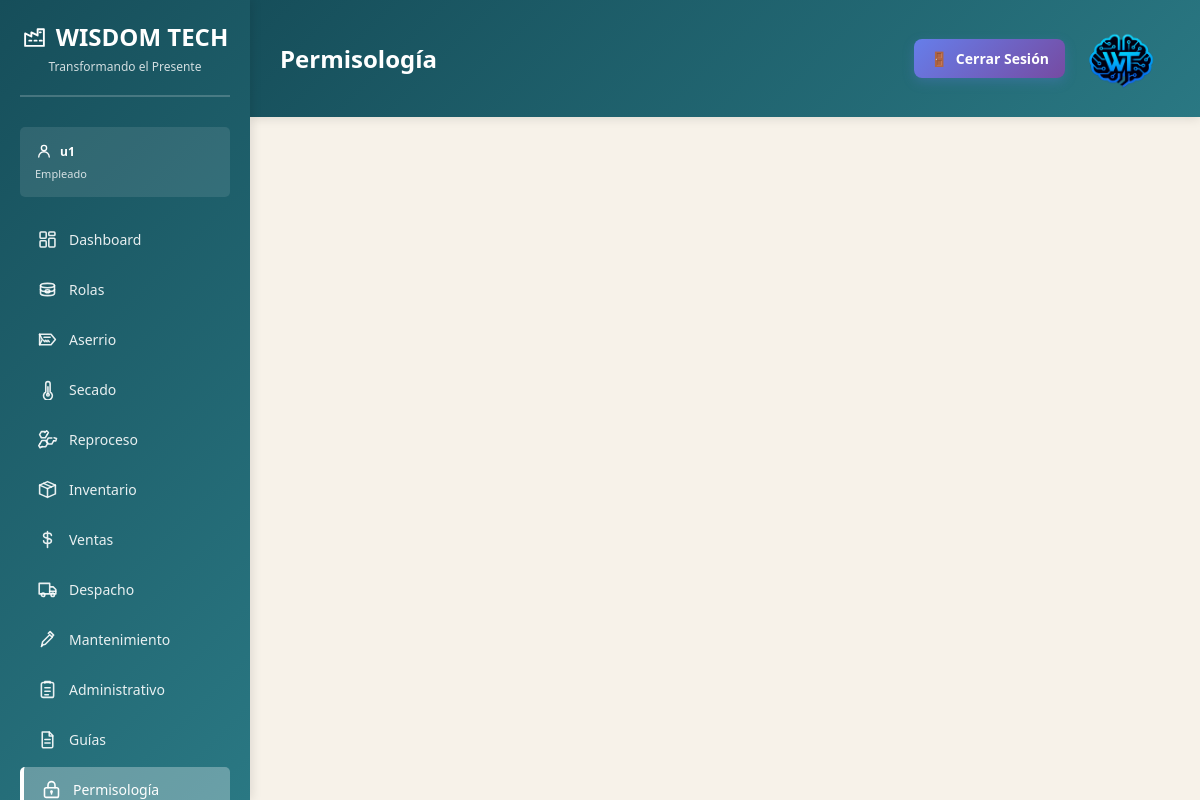
Page /dashboard/permisologia/ (signed in) on the committed database.
### dashboard/models.py (models this page shows, shortened)
class ConfiguracionEmpresa(models.Model):
    PALETAS_FONDO = [
        ('claro', 'Gris claro'),
        ('azulado', 'Azul muy claro'),
        ('calido', 'Arena suave'),
        ('marron', 'Marrón suave'),
        ('salvia', 'Verde salvia'),
        ('petroleo', 'Azul petróleo'),
    ]
    PALETAS_BARRA_LATERAL = [
        ('verde', 'Verde'),
        ('azul', 'Azul'),
        ('vino', 'Vino'),
        ('marron', 'Marrón'),
        ('salvia', 'Verde salvia'),
        ('petroleo', 'Azul petróleo'),
    ]
    PALETAS_MODULOS = [
        ('azul', 'Azul'),
        ('verde', 'Verde'),
        ('grafito', 'Grafito'),
        ('marron', 'Marrón'),
        ('salvia', 'Verde salvia'),
        ('petroleo', 'Azul petróleo'),
    ]
    nombre = models.CharField('nombre de la empresa', max_length=150, default=NombreEmpresa)
    rif = models.CharField('RIF', max_length=30, default=NumeroRif)
    logo_path = models.CharField(
        'ruta del logo',
        max_length=255,
        blank=True,
        default=LogoEmpresa,
        help_text='Ruta relativa a la carpeta static del proyecto, por ejemplo: images/logo.png.',
    )
    slogan = models.CharField('slogan', max_length=255, default=SloganEmpresa)
    color_fondo = models.CharField(
        'fondo del dashboard',
        max_length=20,
        choices=PALETAS_FONDO,
        default='claro',
    )
    color_sidebar = models.CharField(
        'color de la barra lateral',
        max_length=20,
        choices=PALETAS_BARRA_LATERAL,
        default='verde',
    )
    color_modulos = models.CharField(
        'color de las barras de módulos',
        max_length=20,
        choices=PALETAS_MODULOS,
        default='azul',
    )
    class Meta:
        verbose_name = 'configuración de la empresa'
        verbose_name_plural = 'configuración de la empresa'

class PerfilUsuario(models.Model):
    usuario = models.OneToOneField(
        settings.AUTH_USER_MODEL,
        on_delete=models.CASCADE,
        related_name='perfil',
    )
    cargo = models.CharField('cargo', max_length=100)
    class Meta:
        verbose_name = 'perfil de usuario'
        verbose_name_plural = 'perfiles de usuario'

### dashboard/views.py (the view)
# urls.py: path('permisologia/', views.permisologia_view, name='permisologia'),
@login_required(login_url='login')
def permisologia_view(request):
    return render(request, 'modules/permisologia.html', {'module': 'Permisología'})

### templates/modules/permisologia.html (shortened to what this page needs)
{% extends 'base.html' %}
{% block page_title %}{{ module }}{% endblock %}

### templates/base.html (shortened to what this page needs)
<!DOCTYPE html>
<html lang="es">
<head>
    {% load static %}
</head>
<body style="--dashboard-background: {{ tema_colores.fondo }}; --sidebar-start: {{ tema_colores.sidebar_inicio }}; --sidebar-end: {{ tema_colores.sidebar_fin }}; --module-start: {{ tema_colores.modulo_inicio }}; --module-end: {{ tema_colores.modulo_fin }};">
    <div class="sidebar">
        <div class="sidebar-header">
            <h1>
                <span class="sidebar-symbol" aria-hidden="true">
                    <svg viewBox="0 0 24 24">
                        <path d="M3 21V9l6 3V8l6 3V5h6v16z"/>
                        <path d="M7 16h2m3 0h2m3 0h2M17 8h1"/>
                    </svg>
                </span>
                <span>{{ empresa.nombre }}</span>
            </h1>
            <p>{{ empresa.slogan }}</p>
        </div>
        <div class="user-info">
            <strong>
                <span class="sidebar-symbol" aria-hidden="true">
                    <svg viewBox="0 0 24 24">
                        <circle cx="12" cy="8" r="3.5"/>
                        <path d="M5 20a7 7 0 0 1 14 0"/>
                    </svg>
                </span>
                <span>{{ user.get_full_name|default:user.username }}</span>
            </strong>
            <span class="user-role">{{ cargo_usuario }}</span>
        </div>
        <ul class="sidebar-menu">
            <li>
                <a href="{% url 'dashboard' %}" class="{% if request.resolver_match.url_name == 'dashboard' %}active{% endif %}">
                    <span class="icon" aria-hidden="true">
                        <svg viewBox="0 0 24 24">
                            <rect x="3.5" y="3.5" width="7" height="7" rx="1"/>
                            <rect x="13.5" y="3.5" width="7" height="4" rx="1"/>
                            <rect x="13.5" y="10.5" width="7" height="10" rx="1"/>
                            <rect x="3.5" y="13.5" width="7" height="7" rx="1"/>
                        </svg>
                    </span>
                    <span>Dashboard</span>
                </a>
            </li>
            <li>
                <a href="/dashboard/rolas/" class="{% if 'rolas' in request.path %}active{% endif %}">
                    <span class="icon" aria-hidden="true">
                        <svg viewBox="0 0 24 24">
                            <path d="M4 7.5c0-1.4 3.6-2.5 8-2.5s8 1.1 8 2.5v9c0 1.4-3.6 2.5-8 2.5s-8-1.1-8-2.5z"/>
                            <path d="M4 7.5c0 1.4 3.6 2.5 8 2.5s8-1.1 8-2.5M4 12c0 1.4 3.6 2.5 8 2.5s8-1.1 8-2.5"/>
                            <path d="M12 12.2c1.4 0 2.6.8 2.6 1.8s-1.2 1.8-2.6 1.8-2.6-.8-2.6-1.8 1.2-1.8 2.6-1.8z"/>
                        </svg>
                    </span>
                    <span>Rolas</span>
                </a>
            </li>
            <li>
                <a href="{% url 'aserrio' %}" class="{% if request.resolver_match.url_name == 'aserrio' %}active{% endif %}">
                    <span class="icon" aria-hidden="true">
                        <svg viewBox="0 0 24 24">
                            <path d="M3 6h13l5 6-5 6H3l3-6z"/>
                            <path d="M8 9.5h7M7.5 13l1.5 1.5m1-1.5 1.5 1.5m1-1.5 1.5 1.5"/>
                            <path d="M3 6v12"/>
                        </svg>
                    </span>
                    <span>Aserrio</span>
                </a>
            </li>
            <li>
                <a href="{% url 'secado' %}" class="{% if request.resolver_match.url_name == 'secado' %}active{% endif %}">
                    <span class="icon" aria-hidden="true">
                        <svg viewBox="0 0 24 24">
                            <path d="M10 14.8V5.5a2.5 2.5 0 0 1 5 0v9.3a5 5 0 1 1-5 0z"/>
                            <path d="M12.5 9v8"/>
                            <circle cx="12.5" cy="18" r="1.5"/>
                        </svg>
                    </span>
                    <span>Secado</span>
                </a>
            </li>
            <li>
                <a href="{% url 'reproceso' %}" class="{% if request.resolver_match.url_name == 'reproceso' %}active{% endif %}">
                    <span class="icon" aria-hidden="true">
                        <svg viewBox="0 0 24 24">
                            <path d="m9 4 2-2 2 2-1.2 2.1"/>
                            <path d="M11.8 6.1 9.5 10H5l-2-3.5L5 3h4"/>
                            <path d="m19.5 10 2.8.8-.8 2.8-2.4-.2"/>
                            <path d="m19.1 13.4-2.2 3.8H13l-2-3.5 2-3.5h4"/>
                            <path d="m6 20-2.5 1.4L2 19l1.3-2"/>
                            <path d="m3.3 17 2.2-3.8H10l2 3.5-2 3.5H6"/>
                        </svg>
                    </span>
                    <span>Reproceso</span>
                </a>
            </li>
            <li>
                <a href="{% url 'inventario' %}" class="{% if request.resolver_match.url_name == 'inventario' %}active{% endif %}">
                    <span class="icon" aria-hidden="true">
                        <svg viewBox="0 0 24 24">
                            <path d="m3 7 9-4 9 4-9 4z"/>
                            <path d="M3 7v10l9 4 9-4V7M12 11v10"/>
                            <path d="m7.5 5 9 4"/>
                        </svg>
                    </span>
                    <span>Inventario</span>
                </a>
            </li>
            <li>
                <a href="{% url 'ventas' %}" class="{% if request.resolver_match.url_name == 'ventas' %}active{% endif %}">
                    <span class="icon" aria-hidden="true">
                        <svg viewBox="0 0 24 24">
                            <path d="M12 3v18M16.5 7.5c0-1.7-1.8-3-4.5-3s-4.5 1.3-4.5 3 1.5 2.6 4.5 3 4.5 1.3 4.5 3-1.8 3-4.5 3-4.5-1.3-4.5-3"/>
                        </svg>
                    </span>
                    <span>Ventas</span>
                </a>
            </li>
            <li>
                <a href="{% url 'despacho' %}" class="{% if request.resolver_match.url_name == 'despacho' %}active{% endif %}">
                    <span class="icon" aria-hidden="true">
                        <svg viewBox="0 0 24 24">
                            <path d="M2.5 5h12v12h-12zM14.5 9h4l3 3v5h-7z"/>
                            <circle cx="7" cy="18" r="2"/>
                            <circle cx="18" cy="18" r="2"/>
                            <path d="M14.5 14h7"/>
                        </svg>
                    </span>
                    <span>Despacho</span>
                </a>
            </li>
            <li>
                <a href="{% url 'mantenimiento' %}" class="{% if request.resolver_match.url_name == 'mantenimiento' %}active{% endif %}">
                    <span class="icon" aria-hidden="true">
                        <svg viewBox="0 0 24 24">
                            <path d="m14.5 6.5 3 3-8 8-4 1 1-4 8-8z"/>
                            <path d="m13 5 2-2 4 4-2 2"/>
                            <path d="M6 19l-1 1"/>
                        </svg>
                    </span>
                    <span>Mantenimiento</span>
                </a>
            </li>
            <li>
                <a href="{% url 'administrativo' %}" class="{% if request.resolver_match.url_name == 'administrativo' %}active{% endif %}">
                    <span class="icon" aria-hidden="true">
                        <svg viewBox="0 0 24 24">
                            <rect x="5" y="4" width="14" height="17" rx="2"/>
                            <path d="M9 4.5V3h6v1.5M9 10h6M9 14h6M9 18h4"/>
                        </svg>
                    </span>
                    <span>Administrativo</span>
                </a>
            </li>
            <li>
                <a href="{% url 'guias' %}" class="{% if request.resolver_match.url_name == 'guias' %}active{% endif %}">
                    <span class="icon" aria-hidden="true">
                        <svg viewBox="0 0 24 24">
                            <path d="M6 3.5h8l4 4V20a1.5 1.5 0 0 1-1.5 1.5h-9A1.5 1.5 0 0 1 6 20z"/>
                            <path d="M14 3.5V8h4M9 12h6M9 16h6"/>
                        </svg>
                    </span>
                    <span>Guías</span>
                </a>
            </li>
            <li>
                <a href="{% url 'permisologia' %}" class="{% if request.resolver_match.url_name == 'permisologia' %}active{% endif %}">
                    <span class="icon" aria-hidden="true">
                        <svg viewBox="0 0 24 24">
                            <rect x="4" y="10" width="16" height="11" rx="2"/>
                            <path d="M8 10V7a4 4 0 1 1 8 0v3M12 14v3"/>
                            <circle cx="12" cy="14.5" r=".7"/>
                        </svg>
                    </span>
                    <span>Permisología</span>
                </a>
            </li>
        </ul>
    </div>
    <div class="main-content">
        <div class="topbar">
            <div class="page-heading">
                <h2>{% block page_title %}Dashboard{% endblock %}</h2>
            </div>
            <div class="topbar-info">
                <div class="topbar-actions">
                    <a href="{% url 'logout' %}" class="topbar-logout">
                        <span>🚪</span>
                        <span>Cerrar Sesión</span>
                    </a>
                    {% if logo_empresa_disponible %}
                    <img class="topbar-logo" src="{% static empresa.logo_path %}" alt="Logo de {{ empresa.nombre }}">
                    {% endif %}
                </div>
            </div>
        </div>
        <div class="content">
        </div>
    </div>
</body>
</html>

### templates/base.html (style rules this page uses)
* { margin: 0; padding: 0; box-sizing: border-box; }
body { font-family: 'Segoe UI', Tahoma, Geneva, Verdana, sans-serif; background-color: var(--dashboard-background, #f5f5f5); display: flex; min-height: 100vh; }
.sidebar { width: 250px; background: linear-gradient(135deg, var(--sidebar-start) 0%, var(--sidebar-end) 100%); color: white; padding: 20px; position: fixed; left: 0; top: 0; height: 100vh; overflow-y: auto; box-shadow: 2px 0 10px rgba(0, 0, 0, 0.1); }
.sidebar-header { text-align: center; margin-bottom: 30px; padding-bottom: 20px; border-bottom: 2px solid rgba(255, 255, 255, 0.2); }
.sidebar-header h1 { display: flex; align-items: center; justify-content: center; gap: 9px; font-size: 24px; margin-bottom: 5px; }
.sidebar-symbol { display: inline-flex; width: 25px; height: 25px; flex: 0 0 25px; align-items: center; justify-content: center; }
.sidebar-symbol svg { width: 100%; height: 100%; fill: none; stroke: currentColor; stroke-linecap: round; stroke-linejoin: round; stroke-width: 1.8; }
.sidebar-header p { font-size: 12px; opacity: 0.8; }
.user-info { background: rgba(255, 255, 255, 0.1); padding: 15px; border-radius: 5px; margin-bottom: 20px; font-size: 12px; }
.user-info strong { display: flex; align-items: center; gap: 7px; margin-bottom: 5px; }
.user-info .sidebar-symbol { width: 18px; height: 18px; flex-basis: 18px; }
.user-role { font-size: 11px; opacity: 0.8; }
.sidebar-menu { list-style: none; }
.sidebar-menu li { margin-bottom: 5px; }
.sidebar-menu a { display: flex; align-items: center; padding: 12px 15px; color: rgba(255, 255, 255, 0.9); text-decoration: none; border-radius: 5px; transition: all 0.3s; font-size: 14px; }
.sidebar-menu a.active { background: rgba(255, 255, 255, 0.3); color: white; border-left: 4px solid white; padding-left: 15px; }
.sidebar-menu a .icon { display: inline-flex; width: 24px; flex: 0 0 24px; align-items: center; justify-content: center; margin-right: 10px; font-size: 18px; }
.sidebar-menu a .icon svg { display: block; width: 21px; height: 21px; fill: none; stroke: currentColor; stroke-linecap: round; stroke-linejoin: round; stroke-width: 1.8; }
.topbar-logout { display: inline-flex; align-items: center; justify-content: center; gap: 8px; padding: 10px 16px; background: linear-gradient(135deg, #667eea 0%, #764ba2 100%); color: white; border: none; border-radius: 8px; font-size: 14px; font-weight: 600; text-decoration: none; transition: all 0.3s ease; box-shadow: 0 4px 12px rgba(102, 126, 234, 0.25); }
.main-content { margin-left: 250px; flex: 1; display: flex; flex-direction: column; }
.topbar { background: linear-gradient(135deg, var(--sidebar-start) 0%, var(--sidebar-end) 100%); padding: 20px 30px; box-shadow: 0 2px 10px rgba(0, 0, 0, 0.1); display: flex; justify-content: space-between; align-items: center; }
.topbar h2 { color: white; font-size: 24px; }
.page-heading { min-width: 0; }
.topbar-info { display: flex; gap: 12px; align-items: center; justify-content: flex-end; flex-wrap: wrap; }
.topbar-actions { display: flex; align-items: center; gap: 5px; }
.topbar-logo { display: block; max-width: 100px; max-height: 100px; width: auto; height: auto; object-fit: contain; }
.content { flex: 1; padding: 30px; overflow-y: auto; }

### rows in the picture
ConfiguracionEmpresa: nombre "WISDOM TECH", slogan "Transformando el Presente", logo_path (picture)
PerfilUsuario: cargo "Empleado"

### other values in the picture
{{ user.get_full_name|default:user.username }} "u1"
{{ module }} "Permisología"
